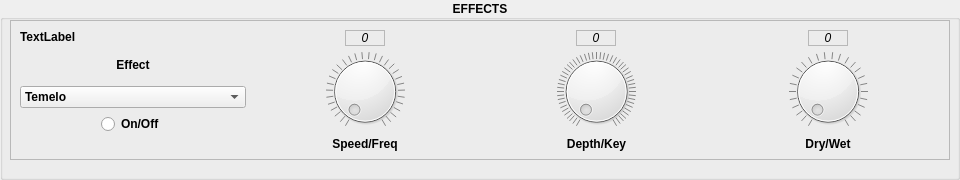
   <widget class="QGroupBox" name="groupEffects">
    <property name="geometry">
     <rect>
      <x>10</x>
      <y>380</y>
      <width>960</width>
      <height>180</height>
     </rect>
    </property>
    <property name="font">
     <font>
      <weight>75</weight>
      <bold>true</bold>
     </font>
    </property>
    <property name="title">
     <string>EFFECTS</string>
    </property>
    <property name="alignment">
     <set>Qt::AlignCenter</set>
    </property>
    <widget class="QFrame" name="frame_2">
     <property name="geometry">
      <rect>
       <x>10</x>
       <y>20</y>
       <width>940</width>
       <height>140</height>
      </rect>
     </property>
     <property name="frameShape">
      <enum>QFrame::StyledPanel</enum>
     </property>
     <property name="frameShadow">
      <enum>QFrame::Raised</enum>
     </property>
     <widget class="QWidget" name="horizontalLayoutWidget_2">
      <property name="geometry">
       <rect>
        <x>10</x>
        <y>10</y>
        <width>921</width>
        <height>121</height>
       </rect>
      </property>
      <layout class="QHBoxLayout" name="horizontalLayout_3">
       <item>
        <layout class="QVBoxLayout" name="verticalLayout_15">
         <item>
          <widget class="QLabel" name="label_16">
           <property name="text">
            <string>TextLabel</string>
           </property>
          </widget>
         </item>
         <item>
          <widget class="QLabel" name="label_7">
           <property name="minimumSize">
            <size>
             <width>0</width>
             <height>30</height>
            </size>
           </property>
           <property name="text">
            <string>Effect</string>
           </property>
           <property name="alignment">
            <set>Qt::AlignCenter</set>
           </property>
          </widget>
         </item>
         <item>
          <widget class="QComboBox" name="comboBoxEffect">
           <item>
            <property name="text">
             <string>Temelo</string>
            </property>
           </item>
           <item>
            <property name="text">
             <string>Hard Tremelo</string>
            </property>
           </item>
           <item>
            <property name="text">
             <string>Sawtooth Tremelo</string>
            </property>
           </item>
           <item>
            <property name="text">
             <string>Stereo Pan</string>
            </property>
           </item>
           <item>
            <property name="text">
             <string>Hard Stereo Pan</string>
            </property>
           </item>
           <item>
            <property name="text">
             <string>Left to Right</string>
            </property>
           </item>
           <item>
            <property name="text">
             <string>Hard Random Pan</string>
            </property>
           </item>
           <item>
            <property name="text">
             <string>Filter Tremelo 1</string>
            </property>
           </item>
           <item>
            <property name="text">
             <string>Filter Tremelo 2</string>
            </property>
           </item>
           <item>
            <property name="text">
             <string>Filter Tremelo 3</string>
            </property>
           </item>
           <item>
            <property name="text">
             <string>Filter Tremelo 4</string>
            </property>
           </item>
           <item>
            <property name="text">
             <string>Filter Tremelo 5</string>
            </property>
           </item>
           <item>
            <property name="text">
             <string>Flange 1</string>
            </property>
           </item>
           <item>
            <property name="text">
             <string>Flange 2</string>
            </property>
           </item>
           <item>
            <property name="text">
             <string>Flange 3</string>
            </property>
           </item>
           <item>
            <property name="text">
             <string>Chorus 1</string>
            </property>
           </item>
           <item>
            <property name="text">
             <string>Chorus 2</string>
            </property>
           </item>
           <item>
            <property name="text">
             <string>Rotor 1</string>
            </property>
           </item>
           <item>
            <property name="text">
             <string>Rotor 2</string>
            </property>
           </item>
           <item>
            <property name="text">
             <string>Vibrato Slow</string>
            </property>
           </item>
           <item>
            <property name="text">
             <string>Vibrato Medium</string>
            </property>
           </item>
           <item>
            <property name="text">
             <string>Random Filter 1/4 Notes</string>
            </property>
           </item>
           <item>
            <property name="text">
             <string>Random Filter 1/8 Notes</string>
            </property>
           </item>
           <item>
            <property name="text">
             <string>Random Filter 1/8 Triplets</string>
            </property>
           </item>
           <item>
            <property name="text">
             <string>Random Filter 1/16 Notes</string>
            </property>
           </item>
           <item>
            <property name="text">
             <string>Random Filter 1/16 Triplets</string>
            </property>
           </item>
           <item>
            <property name="text">
             <string>Random Flanger 1/4 Notes</string>
            </property>
           </item>
           <item>
            <property name="text">
             <string>Random Flanger 1/8 Notes</string>
            </property>
           </item>
           <item>
            <property name="text">
             <string>Random Flanger 1/8 Triplets</string>
            </property>
           </item>
           <item>
            <property name="text">
             <string>Random Flanger 1/16 Notes</string>
            </property>
           </item>
           <item>
            <property name="text">
             <string>Random Flanger 1/16 Triplets</string>
            </property>
           </item>
           <item>
            <property name="text">
             <string>Auto Wah 1</string>
            </property>
           </item>
           <item>
            <property name="text">
             <string>Auto Wah 2</string>
            </property>
           </item>
           <item>
            <property name="text">
             <string>Auto Wah 3</string>
            </property>
           </item>
           <item>
            <property name="text">
             <string>Auto Wah 4</string>
            </property>
           </item>
           <item>
            <property name="text">
             <string>Auto Wah 5</string>
            </property>
           </item>
           <item>
            <property name="text">
             <string>Auto Wah 6</string>
            </property>
           </item>
           <item>
            <property name="text">
             <string>Auto Wah 7</string>
            </property>
           </item>
           <item>
            <property name="text">
             <string>Auto Wah 8</string>
            </property>
           </item>
           <item>
            <property name="text">
             <string>Wah Pedal</string>
            </property>
           </item>
           <item>
            <property name="text">
             <string>Talk Box 1</string>
            </property>
           </item>
           <item>
            <property name="text">
             <string>Talk Box 2</string>
            </property>
           </item>
           <item>
            <property name="text">
             <string>Talk Box 3</string>
            </property>
           </item>
           <item>
            <property name="text">
             <string>Talk Box 4</string>
            </property>
           </item>
           <item>
            <property name="text">
             <string>Talk Box 5</string>
            </property>
           </item>
           <item>
            <property name="text">
             <string>Talk Box 6</string>
            </property>
           </item>
           <item>
            <property name="text">
             <string>Swell</string>
            </property>
           </item>
           <item>
            <property name="text">
             <string>Fixed Filter</string>
            </property>
           </item>
           <item>
            <property name="text">
             <string>Fixed Flanger</string>
            </property>
           </item>
           <item>
            <property name="text">
             <string>Talk Pedal</string>
            </property>
           </item>
           <item>
            <property name="text">
             <string>Sci-Fi 1</string>
            </property>
           </item>
           <item>
            <property name="text">
             <string>Sci-Fi 2</string>
            </property>
           </item>
           <item>
            <property name="text">
             <string>Sci-Fi 3</string>
            </property>
           </item>
           <item>
            <property name="text">
             <string>Sci-Fi 4</string>
            </property>
           </item>
           <item>
            <property name="text">
             <string>Sci-Fi 5</string>
            </property>
           </item>
           <item>
            <property name="text">
             <string>Tremelo Seq 1</string>
            </property>
           </item>
           <item>
            <property name="text">
             <string>Tremelo Seq 2</string>
            </property>
           </item>
           <item>
            <property name="text">
             <string>Tremelo Seq 3</string>
            </property>
           </item>
           <item>
            <property name="text">
             <string>Tremelo Seq 4</string>
            </property>
           </item>
           <item>
            <property name="text">
             <string>Tremelo Seq 5</string>
            </property>
           </item>
           <item>
            <property name="text">
             <string>Tremelo Seq 6</string>
            </property>
           </item>
           <item>
            <property name="text">
             <string>Tremelo Seq 7</string>
            </property>
           </item>
           <item>
            <property name="text">
             <string>Tremelo Seq 8</string>
            </property>
           </item>
           <item>
            <property name="text">
             <string>Tremelo Seq 9</string>
            </property>
           </item>
           <item>
            <property name="text">
             <string>Tremelo Seq 10</string>
            </property>
           </item>
           <item>
            <property name="text">
             <string>Tremelo Seq 11</string>
            </property>
           </item>
           <item>
            <property name="text">
             <string>Tremelo Seq 12</string>
            </property>
           </item>
           <item>
            <property name="text">
             <string>Tremelo Seq 13</string>
            </property>
           </item>
           <item>
            <property name="text">
             <string>Tremelo Seq 14</string>
            </property>
           </item>
           <item>
            <property name="text">
             <string>Tremelo Seq 15</string>
            </property>
           </item>
           <item>
            <property name="text">
             <string>Tremelo Seq 16</string>
            </property>
           </item>
           <item>
            <property name="text">
             <string>Tremelo Seq 17</string>
            </property>
           </item>
           <item>
            <property name="text">
             <string>Tremelo Seq 18</string>
            </property>
           </item>
           <item>
            <property name="text">
             <string>Tremelo Seq 19</string>
            </property>
           </item>
           <item>
            <property name="text">
             <string>Tremelo Seq 20</string>
            </property>
           </item>
           <item>
            <property name="text">
             <string>Filter Seq 1</string>
            </property>
           </item>
           <item>
            <property name="text">
             <string>Filter Seq 2</string>
            </property>
           </item>
           <item>
            <property name="text">
             <string>Filter Seq 3</string>
            </property>
           </item>
           <item>
            <property name="text">
             <string>Filter Seq 4</string>
            </property>
           </item>
           <item>
            <property name="text">
             <string>Filter Seq 5</string>
            </property>
           </item>
           <item>
            <property name="text">
             <string>Filter Seq 6</string>
            </property>
           </item>
           <item>
            <property name="text">
             <string>Filter Seq 7</string>
            </property>
           </item>
           <item>
            <property name="text">
             <string>Filter Seq 8</string>
            </property>
           </item>
           <item>
            <property name="text">
             <string>Filter Seq 9</string>
            </property>
           </item>
           <item>
            <property name="text">
             <string>Filter Seq 10</string>
            </property>
           </item>
           <item>
            <property name="text">
             <string>Filter Seq 11</string>
            </property>
           </item>
           <item>
            <property name="text">
             <string>Filter Seq 12</string>
            </property>
           </item>
           <item>
            <property name="text">
             <string>Filter Seq 13</string>
            </property>
           </item>
           <item>
            <property name="text">
             <string>Filter Seq 14</string>
            </property>
           </item>
           <item>
            <property name="text">
             <string>Filter Seq 15</string>
            </property>
           </item>
           <item>
            <property name="text">
             <string>Filter Seq 16</string>
            </property>
           </item>
           <item>
            <property name="text">
             <string>Filter Seq 17</string>
            </property>
           </item>
           <item>
            <property name="text">
             <string>Filter Seq 18</string>
            </property>
           </item>
           <item>
            <property name="text">
             <string>Filter Seq 19</string>
            </property>
           </item>
           <item>
            <property name="text">
             <string>Filter Seq 20</string>
            </property>
           </item>
           <item>
            <property name="text">
             <string>Arpeggio Seq 1</string>
            </property>
           </item>
           <item>
            <property name="text">
             <string>Arpeggio Seq 2</string>
            </property>
           </item>
           <item>
            <property name="text">
             <string>Arpeggio Seq 3</string>
            </property>
           </item>
           <item>
            <property name="text">
             <string>Arpeggio Seq 4</string>
            </property>
           </item>
           <item>
            <property name="text">
             <string>Arpeggio Seq 5</string>
            </property>
           </item>
           <item>
            <property name="text">
             <string>Arpeggio Seq 6</string>
            </property>
           </item>
           <item>
            <property name="text">
             <string>Arpeggio Seq 7</string>
            </property>
           </item>
           <item>
            <property name="text">
             <string>Arpeggio Seq 8</string>
            </property>
           </item>
           <item>
            <property name="text">
             <string>Arpeggio Seq 9</string>
            </property>
           </item>
           <item>
            <property name="text">
             <string>Arpeggio Seq 10</string>
            </property>
           </item>
           <item>
            <property name="text">
             <string>Arpeggio Seq 11</string>
            </property>
           </item>
           <item>
            <property name="text">
             <string>Arpeggio Seq 12</string>
            </property>
           </item>
           <item>
            <property name="text">
             <string>Arpeggio Seq 13</string>
            </property>
           </item>
           <item>
            <property name="text">
             <string>Arpeggio Seq 14</string>
            </property>
           </item>
           <item>
            <property name="text">
             <string>Arpeggio Seq 15</string>
            </property>
           </item>
           <item>
            <property name="text">
             <string>Arpeggio Seq 16</string>
            </property>
           </item>
           <item>
            <property name="text">
             <string>Arpeggio Seq 17</string>
            </property>
           </item>
           <item>
            <property name="text">
             <string>Arpeggio Seq 18</string>
            </property>
           </item>
           <item>
            <property name="text">
             <string>Arpeggio Seq 19</string>
            </property>
           </item>
           <item>
            <property name="text">
             <string>Arpeggio Seq 20</string>
            </property>
           </item>
           <item>
            <property name="text">
             <string>MIDI Velocity Filter</string>
            </property>
           </item>
           <item>
            <property name="text">
             <string>MIDI Note Filter</string>
            </property>
           </item>
           <item>
            <property name="text">
             <string>MIDI Controller Filter</string>
            </property>
           </item>
           <item>
            <property name="text">
             <string>MIDI Velocity Flanger</string>
            </property>
           </item>
           <item>
            <property name="text">
             <string>MIDI Note Flanger</string>
            </property>
           </item>
           <item>
            <property name="text">
             <string>MIDI Controller Flanger</string>
            </property>
           </item>
          </widget>
         </item>
         <item alignment="Qt::AlignHCenter">
          <widget class="QRadioButton" name="radioEffectOnOff">
           <property name="text">
            <string>On/Off</string>
           </property>
          </widget>
         </item>
         <item>
          <spacer name="verticalSpacer_3">
           <property name="orientation">
            <enum>Qt::Vertical</enum>
           </property>
           <property name="sizeHint" stdset="0">
            <size>
             <width>20</width>
             <height>40</height>
            </size>
           </property>
          </spacer>
         </item>
        </layout>
       </item>
       <item>
        <layout class="QVBoxLayout" name="verticalLayout_16">
         <item alignment="Qt::AlignHCenter">
          <widget class="QLabel" name="labelSpeed">
           <property name="minimumSize">
            <size>
             <width>40</width>
             <height>0</height>
            </size>
           </property>
           <property name="maximumSize">
            <size>
             <width>40</width>
             <height>16777215</height>
            </size>
           </property>
           <property name="font">
            <font>
             <weight>50</weight>
             <italic>true</italic>
             <bold>false</bold>
            </font>
           </property>
           <property name="frameShape">
            <enum>QFrame::StyledPanel</enum>
           </property>
           <property name="frameShadow">
            <enum>QFrame::Sunken</enum>
           </property>
           <property name="lineWidth">
            <number>4</number>
           </property>
           <property name="midLineWidth">
            <number>4</number>
           </property>
           <property name="text">
            <string>0</string>
           </property>
           <property name="alignment">
            <set>Qt::AlignCenter</set>
           </property>
          </widget>
         </item>
         <item>
          <widget class="QDial" name="dialSpeed">
           <property name="font">
            <font>
             <weight>50</weight>
             <bold>false</bold>
            </font>
           </property>
           <property name="maximum">
            <number>114</number>
           </property>
           <property name="pageStep">
            <number>1</number>
           </property>
           <property name="notchesVisible">
            <bool>true</bool>
           </property>
          </widget>
         </item>
         <item>
          <widget class="QLabel" name="labelSpeedFreq">
           <property name="text">
            <string>Speed/Freq</string>
           </property>
           <property name="alignment">
            <set>Qt::AlignCenter</set>
           </property>
          </widget>
         </item>
        </layout>
       </item>
       <item>
        <layout class="QVBoxLayout" name="verticalLayout_17">
         <item alignment="Qt::AlignHCenter">
          <widget class="QLabel" name="labelDepth">
           <property name="minimumSize">
            <size>
             <width>40</width>
             <height>0</height>
            </size>
           </property>
           <property name="maximumSize">
            <size>
             <width>40</width>
             <height>16777215</height>
            </size>
           </property>
           <property name="font">
            <font>
             <weight>50</weight>
             <italic>true</italic>
             <bold>false</bold>
            </font>
           </property>
           <property name="frameShape">
            <enum>QFrame::StyledPanel</enum>
           </property>
           <property name="frameShadow">
            <enum>QFrame::Sunken</enum>
           </property>
           <property name="lineWidth">
            <number>4</number>
           </property>
           <property name="midLineWidth">
            <number>4</number>
           </property>
           <property name="text">
            <string>0</string>
           </property>
           <property name="alignment">
            <set>Qt::AlignCenter</set>
           </property>
          </widget>
         </item>
         <item>
          <widget class="QDial" name="dialDepth">
           <property name="font">
            <font>
             <weight>50</weight>
             <bold>false</bold>
            </font>
           </property>
           <property name="minimum">
            <number>0</number>
           </property>
           <property name="maximum">
            <number>198</number>
           </property>
           <property name="pageStep">
            <number>1</number>
           </property>
           <property name="value">
            <number>0</number>
           </property>
           <property name="notchesVisible">
            <bool>true</bool>
           </property>
          </widget>
         </item>
         <item>
          <widget class="QLabel" name="labelDepthKey">
           <property name="text">
            <string>Depth/Key</string>
           </property>
           <property name="alignment">
            <set>Qt::AlignCenter</set>
           </property>
          </widget>
         </item>
        </layout>
       </item>
       <item>
        <layout class="QVBoxLayout" name="verticalLayout_18">
         <item alignment="Qt::AlignHCenter">
          <widget class="QLabel" name="labelEffectWet">
           <property name="minimumSize">
            <size>
             <width>40</width>
             <height>0</height>
            </size>
           </property>
           <property name="font">
            <font>
             <weight>50</weight>
             <italic>true</italic>
             <bold>false</bold>
            </font>
           </property>
           <property name="frameShape">
            <enum>QFrame::StyledPanel</enum>
           </property>
           <property name="frameShadow">
            <enum>QFrame::Sunken</enum>
           </property>
           <property name="lineWidth">
            <number>4</number>
           </property>
           <property name="midLineWidth">
            <number>4</number>
           </property>
           <property name="text">
            <string>0</string>
           </property>
           <property name="alignment">
            <set>Qt::AlignCenter</set>
           </property>
          </widget>
         </item>
         <item>
          <widget class="QDial" name="dialWetDry">
           <property name="font">
            <font>
             <weight>50</weight>
             <bold>false</bold>
            </font>
           </property>
           <property name="pageStep">
            <number>1</number>
           </property>
           <property name="value">
            <number>0</number>
           </property>
           <property name="notchesVisible">
            <bool>true</bool>
           </property>
          </widget>
         </item>
         <item>
          <widget class="QLabel" name="label_10">
           <property name="text">
            <string>Dry/Wet</string>
           </property>
           <property name="alignment">
            <set>Qt::AlignCenter</set>
           </property>
          </widget>
         </item>
        </layout>
       </item>
      </layout>
     </widget>
    </widget>
   </widget>
